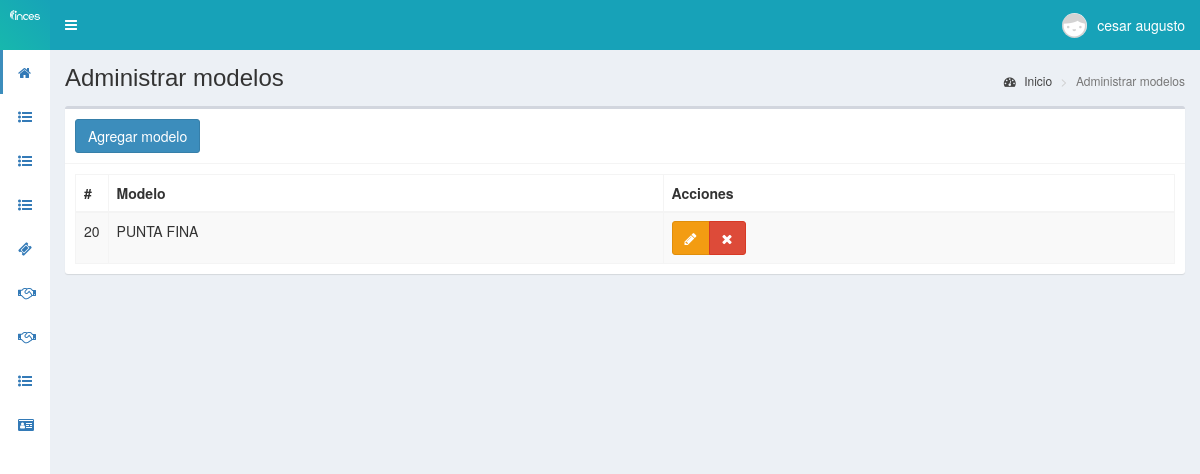
The app's page /modeloC (signed in) with its own data.
### tables this page shows
CREATE TABLE `personal` (
  `id` int(11) NOT NULL,
  `cedula` int(11) NOT NULL,
  `nombres` text NOT NULL,
  `apellidos` text NOT NULL,
  `email` text NOT NULL,
  `telefono` text NOT NULL,
  `direccion` text NOT NULL,
  `fecha_nac` text NOT NULL,
  `cargo` int(11) NOT NULL,
  `departamento` int(11) NOT NULL,
  `estado` text NOT NULL,
  `fecha` timestamp NOT NULL DEFAULT CURRENT_TIMESTAMP ON UPDATE CURRENT_TIMESTAMP
);

CREATE TABLE `modelosc` (
  `id` int(11) NOT NULL,
  `modelo` text NOT NULL,
  `idmarcaf` int(11) NOT NULL,
  `fecha` timestamp NOT NULL DEFAULT CURRENT_TIMESTAMP ON UPDATE CURRENT_TIMESTAMP
);

### controladores/plantilla.controlador.php (called while the page is built)
<?php
class ControladorPlantilla{
	static public function ctrPlantilla(){
		include "vistas/plantilla.php";
	}
}

### index.php (called while the page is built, shortened)
<?php
require_once "controladores/plantilla.controlador.php";
require_once "controladores/usuarios.controlador.php";
require_once "controladores/modelosC.controlador.php";
require_once "controladores/soporte.controlador.php";
require_once "modelos/modelosC.modelo.php";
require_once "modelos/personal.modelo.php";
$plantilla = new ControladorPlantilla();
$plantilla -> ctrPlantilla();

### modelos/conexion.php (called while the page is built)
<?php
class Conexion{
	static public function conectar(){
		$link = new PDO("mysql:host=localhost;dbname=pos",
			            "root",
			            "");
		$link->exec("set names utf8");
		return $link;
	}
}

### modelos/personal.modelo.php (called while the page is built, shortened)
<?php
require_once "conexion.php";
class ModeloPersonal{
	static public function mdlMostrarPersonals($tabla, $item, $valor){
		if($item == "id"){
			$stmt = Conexion::conectar()->prepare("SELECT * FROM $tabla WHERE $item = :$item");
			$stmt -> bindParam(":".$item, $valor, PDO::PARAM_INT);
			$stmt -> execute();
			return $stmt -> fetch();
		}
	}
}
?>

### controladores/modelosC.controlador.php (called while the page is built, shortened)
<?php
class ControladorModeloC{
	static public function ctrMostrarModelos($item, $valor){
		$tabla = "modelosC";
		$respuesta = ModeloModelosC::mdlMostrarModelos($tabla, $item, $valor);
		return $respuesta;
	}
}

### modelos/modelosC.modelo.php (called while the page is built, shortened)
<?php
require_once "conexion.php";
class ModeloModelosC{
	static public function mdlMostrarModelos($tabla, $item, $valor){
		if($item != null){
			$stmt = Conexion::conectar()->prepare("SELECT * FROM $tabla WHERE $item = :$item");
			$stmt -> bindParam(":".$item, $valor, PDO::PARAM_STR);
			$stmt -> execute();
			return $stmt -> fetch();
		}else{
			$stmt = Conexion::conectar()->prepare("SELECT * FROM $tabla");
			$stmt -> execute();
			return $stmt -> fetchAll();
		}
	}
}

### vistas/modulos/modeloC.php (the view, shortened to what this page needs)
<div class="content-wrapper">
  <section class="content-header">
    <h1>
      Administrar modelos
    </h1>
    <ol class="breadcrumb">
      <li><a href="inicio"><i class="fa fa-dashboard"></i> Inicio</a></li>
      <li class="active">Administrar modelos</li>
    </ol>
  </section>
  <section class="content">
    <div class="box">
      <div class="box-header with-border">
        <button class="btn btn-primary" data-toggle="modal" data-target="#modalAgregarModelo">
          Agregar modelo
        </button>
      </div>
      <div class="box-body">
       <table class="table table-bordered table-striped dt-responsive tablas" width="100%">
        <thead>
         <tr>
           <th style="width:10px">#</th>
           <th>Modelo</th>
           <th>Acciones</th>
         </tr>
        </thead>
        <tbody>
        <?php
          $item = null;
          $valor = null;
          $modelos = ControladorModeloC::ctrMostrarModelos($item, $valor);
          foreach ($modelos as $key => $value) {
            echo ' <tr>
                   <td>'.$value["id"].'</td>
                    <td class="text-uppercase">'.$value["modelo"].'</td>
                    <td>
                      <div class="btn-group">
                        <button class="btn btn-warning btnEditarModeloC" idModelo="'.$value["id"].'" data-toggle="modal" data-target="#modalEditarModelo"><i class="fa fa-pencil"></i></button>
                        <button class="btn btn-danger btnEliminarModeloC" idModelo="'.$value["id"].'"><i class="fa fa-times"></i></button>
                      </div>
                    </td>
                  </tr>';
          }
        ?>
        </tbody>
       </table>
      </div>
    </div>
  </section>
</div>

### vistas/modulos/cabezote.php (shortened to what this page needs)
<header class="main-header">
<a href="inicio" class="logo">
	<span class="logo-mini">
		<img src="vistas/img/plantilla/logo-blanco-lineal.svg" class="img-responsive" style="padding:10px">
	</span>
</a>
<nav class="navbar navbar-static-top" role="navigation">
 	<a href="#" class="sidebar-toggle" data-toggle="push-menu" role="button">
     	</a>
	<div class="navbar-custom-menu">
		<ul class="nav navbar-nav">
			<li class="dropdown user user-menu">
				<a href="#" class="dropdown-toggle" data-toggle="dropdown">
				<?php
				if($_SESSION["foto"] != ""){
					echo '<img src="'.$_SESSION["foto"].'" class="user-image">';
				}else{
					echo '<img src="vistas/img/usuarios/default/anonymous.png" class="user-image">';
				}
				?>
                     <?php  $tabla = "personal";
                            $item = "id";
                            $valor = $_SESSION["nombre"];
						   $respuesta1 = ModeloPersonal::MdlMostrarPersonals($tabla, $item, $valor);
						   ?>
					<span class="hidden-xs"><?php  echo $respuesta1["nombres"] ?></span>
				</a>
			</li>
		</ul>
	</div>
</nav>
</header>

### records on screen
personal: nombres "cesar augusto"
modelosc: id "20", modelo "PUNTA FINA"
